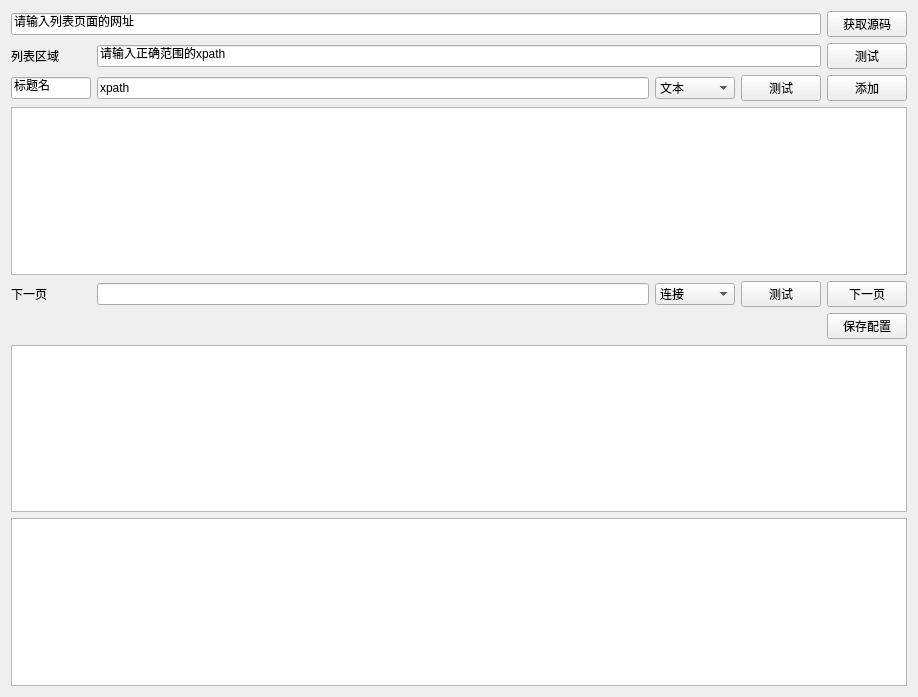
<?xml version="1.0" encoding="UTF-8"?>
<ui version="4.0">
 <class>Form</class>
 <widget class="QWidget" name="Form">
  <property name="geometry">
   <rect>
    <x>0</x>
    <y>0</y>
    <width>918</width>
    <height>697</height>
   </rect>
  </property>
  <property name="windowTitle">
   <string>Form</string>
  </property>
  <layout class="QGridLayout" name="gridLayout_2">
   <item row="0" column="0">
    <layout class="QGridLayout" name="gridLayout">
     <item row="1" column="0">
      <widget class="QLabel" name="label">
       <property name="minimumSize">
        <size>
         <width>60</width>
         <height>0</height>
        </size>
       </property>
       <property name="maximumSize">
        <size>
         <width>80</width>
         <height>16777215</height>
        </size>
       </property>
       <property name="text">
        <string>列表区域</string>
       </property>
      </widget>
     </item>
     <item row="2" column="5">
      <widget class="QPushButton" name="pushButton_3">
       <property name="minimumSize">
        <size>
         <width>60</width>
         <height>0</height>
        </size>
       </property>
       <property name="maximumSize">
        <size>
         <width>80</width>
         <height>16777215</height>
        </size>
       </property>
       <property name="text">
        <string>添加</string>
       </property>
      </widget>
     </item>
     <item row="1" column="5">
      <widget class="QPushButton" name="pushButton">
       <property name="minimumSize">
        <size>
         <width>60</width>
         <height>0</height>
        </size>
       </property>
       <property name="maximumSize">
        <size>
         <width>80</width>
         <height>16777215</height>
        </size>
       </property>
       <property name="text">
        <string>测试</string>
       </property>
      </widget>
     </item>
     <item row="0" column="5">
      <widget class="QPushButton" name="urlbutton">
       <property name="minimumSize">
        <size>
         <width>60</width>
         <height>0</height>
        </size>
       </property>
       <property name="maximumSize">
        <size>
         <width>80</width>
         <height>16777215</height>
        </size>
       </property>
       <property name="text">
        <string>获取源码</string>
       </property>
      </widget>
     </item>
     <item row="2" column="0">
      <widget class="QLineEdit" name="lineEdit_2">
       <property name="minimumSize">
        <size>
         <width>60</width>
         <height>0</height>
        </size>
       </property>
       <property name="maximumSize">
        <size>
         <width>80</width>
         <height>16777215</height>
        </size>
       </property>
       <property name="text">
        <string>标题名</string>
       </property>
      </widget>
     </item>
     <item row="2" column="4">
      <widget class="QPushButton" name="pushButton_2">
       <property name="minimumSize">
        <size>
         <width>60</width>
         <height>0</height>
        </size>
       </property>
       <property name="maximumSize">
        <size>
         <width>80</width>
         <height>16777215</height>
        </size>
       </property>
       <property name="text">
        <string>测试</string>
       </property>
      </widget>
     </item>
     <item row="3" column="0" colspan="6">
      <widget class="QTableWidget" name="tableWidget"/>
     </item>
     <item row="5" column="0">
      <widget class="QLabel" name="label_2">
       <property name="minimumSize">
        <size>
         <width>60</width>
         <height>0</height>
        </size>
       </property>
       <property name="maximumSize">
        <size>
         <width>80</width>
         <height>16777215</height>
        </size>
       </property>
       <property name="text">
        <string>下一页</string>
       </property>
      </widget>
     </item>
     <item row="0" column="0" colspan="5">
      <widget class="QLineEdit" name="urlLineEdit">
       <property name="text">
        <string>请输入列表页面的网址</string>
       </property>
      </widget>
     </item>
     <item row="1" column="1" colspan="4">
      <widget class="QLineEdit" name="lineEdit">
       <property name="text">
        <string>请输入正确范围的xpath</string>
       </property>
      </widget>
     </item>
     <item row="5" column="4">
      <widget class="QPushButton" name="pushButton_4">
       <property name="minimumSize">
        <size>
         <width>60</width>
         <height>0</height>
        </size>
       </property>
       <property name="maximumSize">
        <size>
         <width>80</width>
         <height>16777215</height>
        </size>
       </property>
       <property name="text">
        <string>测试</string>
       </property>
      </widget>
     </item>
     <item row="2" column="3">
      <widget class="QComboBox" name="comboBox">
       <property name="minimumSize">
        <size>
         <width>60</width>
         <height>0</height>
        </size>
       </property>
       <property name="maximumSize">
        <size>
         <width>80</width>
         <height>16777215</height>
        </size>
       </property>
       <item>
        <property name="text">
         <string>文本</string>
        </property>
       </item>
       <item>
        <property name="text">
         <string>连接</string>
        </property>
       </item>
       <item>
        <property name="text">
         <string>数组</string>
        </property>
       </item>
       <item>
        <property name="text">
         <string>数组转文本</string>
        </property>
       </item>
       <item>
        <property name="text">
         <string>文本拼接</string>
        </property>
       </item>
       <item>
        <property name="text">
         <string>文本截取</string>
        </property>
       </item>
       <item>
        <property name="text">
         <string>数组截取</string>
        </property>
       </item>
       <item>
        <property name="text">
         <string>二值转换</string>
        </property>
       </item>
       <item>
        <property name="text">
         <string>二值逆转换</string>
        </property>
       </item>
      </widget>
     </item>
     <item row="7" column="5">
      <widget class="QPushButton" name="saveConf">
       <property name="minimumSize">
        <size>
         <width>60</width>
         <height>0</height>
        </size>
       </property>
       <property name="maximumSize">
        <size>
         <width>80</width>
         <height>16777215</height>
        </size>
       </property>
       <property name="text">
        <string>保存配置</string>
       </property>
      </widget>
     </item>
     <item row="5" column="5">
      <widget class="QPushButton" name="nextPage">
       <property name="minimumSize">
        <size>
         <width>60</width>
         <height>0</height>
        </size>
       </property>
       <property name="maximumSize">
        <size>
         <width>80</width>
         <height>16777215</height>
        </size>
       </property>
       <property name="text">
        <string>下一页</string>
       </property>
      </widget>
     </item>
     <item row="2" column="1" colspan="2">
      <widget class="QLineEdit" name="lineEdit_3">
       <property name="minimumSize">
        <size>
         <width>400</width>
         <height>0</height>
        </size>
       </property>
       <property name="text">
        <string>xpath</string>
       </property>
      </widget>
     </item>
     <item row="5" column="1" colspan="2">
      <widget class="QLineEdit" name="lineEdit_4"/>
     </item>
     <item row="5" column="3">
      <widget class="QComboBox" name="comboBox_2">
       <property name="minimumSize">
        <size>
         <width>60</width>
         <height>0</height>
        </size>
       </property>
       <property name="maximumSize">
        <size>
         <width>80</width>
         <height>16777215</height>
        </size>
       </property>
       <item>
        <property name="text">
         <string>连接</string>
        </property>
       </item>
       <item>
        <property name="text">
         <string>文本拼接</string>
        </property>
       </item>
       <item>
        <property name="text">
         <string>文本截取</string>
        </property>
       </item>
      </widget>
     </item>
    </layout>
   </item>
   <item row="1" column="0">
    <widget class="QTextBrowser" name="textBrowser">
     <property name="minimumSize">
      <size>
       <width>1</width>
       <height>0</height>
      </size>
     </property>
    </widget>
   </item>
   <item row="2" column="0">
    <widget class="QTableView" name="tableView">
     <property name="showGrid">
      <bool>false</bool>
     </property>
    </widget>
   </item>
  </layout>
 </widget>
 <resources/>
 <connections/>
</ui>
